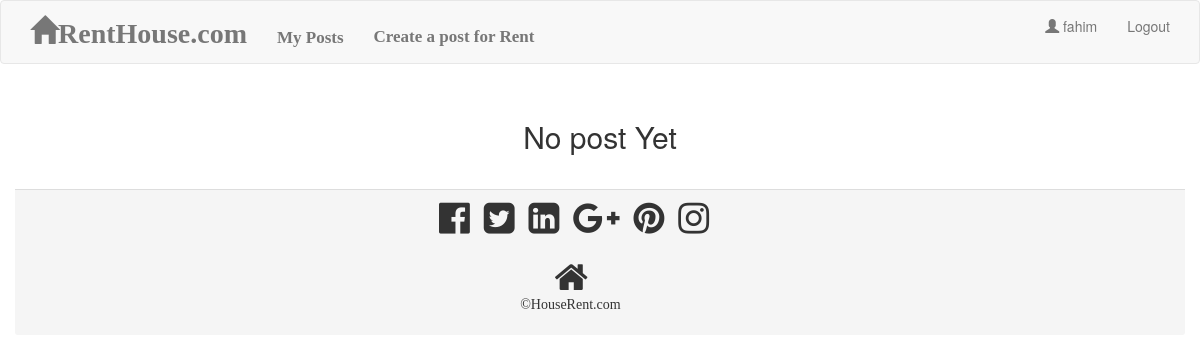
The app's page /my_posts.php (signed in), older data.
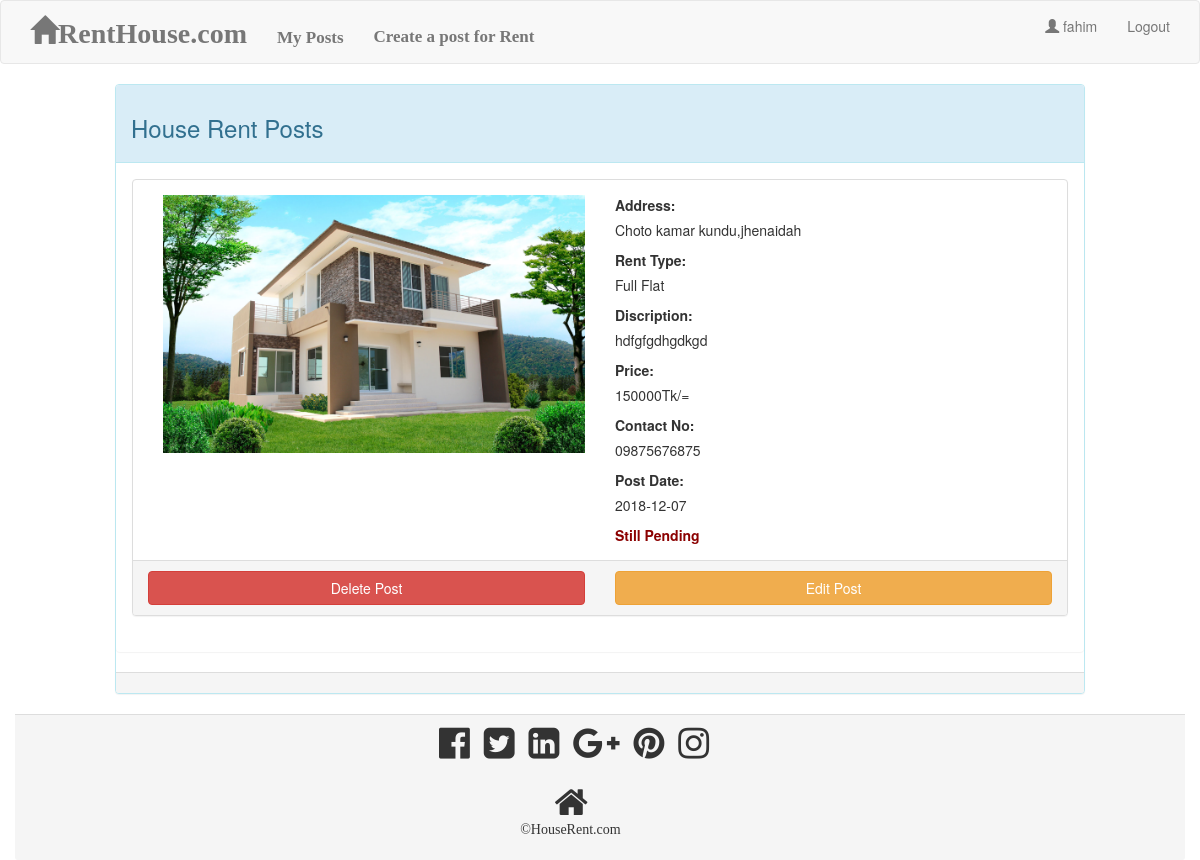
The same page, newer data.
### tables this page shows
CREATE TABLE `user` (
  `id` int(11) NOT NULL,
  `user_name` varchar(250) NOT NULL,
  `pass` varchar(250) NOT NULL,
  `email` varchar(300) NOT NULL,
  `name` varchar(300) NOT NULL,
  `mobile` varchar(100) NOT NULL
);

CREATE TABLE `post` (
  `id` int(11) NOT NULL,
  `member_id` int(11) NOT NULL,
  `city` varchar(300) NOT NULL,
  `area` varchar(300) NOT NULL,
  `rent_type` varchar(100) NOT NULL,
  `image` varchar(200) NOT NULL,
  `discription` text NOT NULL,
  `price` int(11) NOT NULL,
  `address` text NOT NULL,
  `post_date` date NOT NULL,
  `contact_no` varchar(100) NOT NULL,
  `flag` int(11) NOT NULL
);

### my_posts.php (the view, shortened to what this page needs)
<?php
include 'partials/main_head.php'
?>
<?php
include "partials/main_head_middle.php";
?>
<?php
include 'partials/navigation.php'
?>
<div class="container">
    <div class="row">
            <?php
            $user_id = $_SESSION['user_id'];
            $query = "select * from post WHERE member_id = '$user_id'";
            if($connect->query($query)->num_rows > 0){
                $results = $connect->query($query);
                ?>
                <div class="row">
                    <div class="col-md-10 col-md-offset-1">
                        <div class="panel panel-info">
                            <div class="panel-heading">
                                <h3>House Rent Posts</h3>
                            </div>
                            <?php
                            foreach ($results as $result)
                            {
                                ?>
                                <div class="panel panel-body">
                                    <div class="panel panel-default">
                                        <div class="panel-body">
                                            <div class="col-md-6">
                                                <img src="<?php echo $result['image']?>" height="100%" width="100%">
                                            </div>
                                            <div class="col-md-6">
                                                <label>Address:</label>
                                                <p><?php echo $result['address']?></p>
                                                <label>Rent Type:</label>
                                                <p><?php echo $result['rent_type']?></p>
                                                <label>Discription:</label>
                                                <p><?php echo $result['discription']?></p>
                                                <label>Price:</label>
                                                <p><?php echo $result['price']?>Tk/=</p>
                                                <label>Contact No:</label>
                                                <p><?php echo $result['contact_no']?></p>
                                                <label>Post Date:</label>
                                                <p><?php echo $result['post_date']?></p>
                                                <?php
                                                if($result['flag']==1)
                                                {
                                                  ?>
                                                    <b style="color: darkgreen">Post Accepted</b>
                                                  <?php
                                                }
                                                else
                                                {
                                                    ?>
                                                    <b style="color:darkred">Still Pending</b>
                                                    <?php
                                                }
                                                ?>
                                            </div>
                                        </div>
                                        <div class="panel-footer">
                                            <div class="row">
                                                <div class="col-md-6">
                                                    <a href="delete_post.php?id=<?php echo $result['id']?>" style="text-decoration: none;"><button TYPE="submit" name="delete" class="btn btn-danger btn-block" >Delete Post</button></a>
                                                </div>
                                                <div class="col-md-6">
                                                    <a href="edit_post.php?id=<?php echo $result['id']?>" style="text-decoration: none;"><button TYPE="submit" name="Edit" class="btn btn-warning btn-block" >Edit Post</button></a>
                                                </div>
                                            </div>
                                        </div>
                                    </div>
                                </div>
                                <?php
                            }
                            ?>
                            <div class="panel-footer">
                            </div>
                        </div>
                    </div>
                </div>
                <?php
            }
            else{
                ?>
                <h2 class="text-center alert">No post Yet</h2>
                <?php
            }
            ?>
        </div>
</div>
<?php
include 'partials/main_footer.php'
?>

### partials/main_head.php (shortened to what this page needs)
<!doctype html>
<html lang="en">
<head>
    <link rel="stylesheet" href="bootstrap/css/bootstrap.min.css">
    <link rel="stylesheet" type="text/css" href="font-awesome-4.7.0/css/font-awesome.min.css">

### partials/main_head_middle.php
</head>
<body>

### partials/navigation.php (shortened to what this page needs)
<nav class="navbar navbar-default">
    <div class="container">
        <div class="navbar-header">
            <a class="navbar-brand" href="index.php" style="font-family: Comic Sans MS;font-size: 28px"><b> <span class="glyphicon glyphicon-home"></span>RentHouse.com</b></a>
        </div>
        <ul class="nav navbar-nav" style="margin-top: 1%">
            <?php
            if (isset($_SESSION['user_id'])){
            ?>
                <li><a href="my_posts.php"><b style="font-family: Comic Sans MS;font-size:17px">My Posts</b></a></li>
                <li><a href="create_post.php" style="font-family: Comic Sans MS;font-size:17px"><b>Create a post for Rent</b></a></li>
            <?php } ?>
        </ul>
        <ul class="nav navbar-nav navbar-right">
            <?php
            if (!isset($_SESSION['user_id'])){
            ?>
            <li><a href="register.php"><span class="glyphicon glyphicon-user"></span> Sign Up</a></li>
            <li><a href="login.php"><span class="glyphicon glyphicon-log-in"></span> Login</a></li>
            <?php }else{
                ?>
            <?php
                $user_id = $_SESSION['user_id'];
                $query = "select user_name from user WHERE id = '$user_id'";
                if($connect->query($query)){
                    $result = $connect->query($query);
                    $result2 = $result->fetch_assoc();
                }
                ?>
                <li><a href=""><span class="glyphicon glyphicon-user"></span> <?php  echo $result2['user_name']; ?></a></li>
                <li><a href="logout.php">Logout</a></li>
            <?php
            } ?>
        </ul>
    </div>
</nav>

### partials/main_footer.php (shortened to what this page needs)
<!DOCTYPE html>
<html>
<head>
    <link rel="stylesheet" href="font-awesome-4.7.0/css/font-awesome.min.css">
</head>
<body>
<div class="container-fluid">
    <div class="panel-footer ">
        <div style="margin-left: 35%">
            <i class="fa fa-facebook-official" style="font-size:36px;margin-left: 10px"></i>
            <i class="fa fa-twitter-square" style="font-size:36px;margin-left: 10px"></i>
            <i class="fa fa-linkedin-square" style="font-size:36px;margin-left: 10px"></i>
            <i class="fa fa-google-plus" style="font-size:36px;margin-left: 10px"></i>
            <i class="fa fa-pinterest" style="font-size:36px;margin-left: 10px"></i>
            <i class="fa fa-instagram" style="font-size:36px;margin-left: 10px"></i>
        </div>
        <div style="margin-left: 46%;margin-top: 2%">
            <i class="fa fa-home" aria-hidden="true" style="font-size:36px"></i>
        </div>
        <div style="margin-left: 43%">
            <p style="font-family: Comic Sans MS ">&copy;HouseRent.com</p>
        </div>
    </div>
</div>
</body>
</html>

Row changes from the older to the newer data that the page shows:
added post: image (picture), address "Choto kamar kundu,jhenaidah", rent_type "Full Flat", discription "hdfgfgdhgdkgd", price "150000", contact_no "09875676875", post_date "2018-12-07", flag "Still Pending"
Text that changed along with them:
text no longer shown: "No post Yet"
text now shown: "House Rent Posts"
